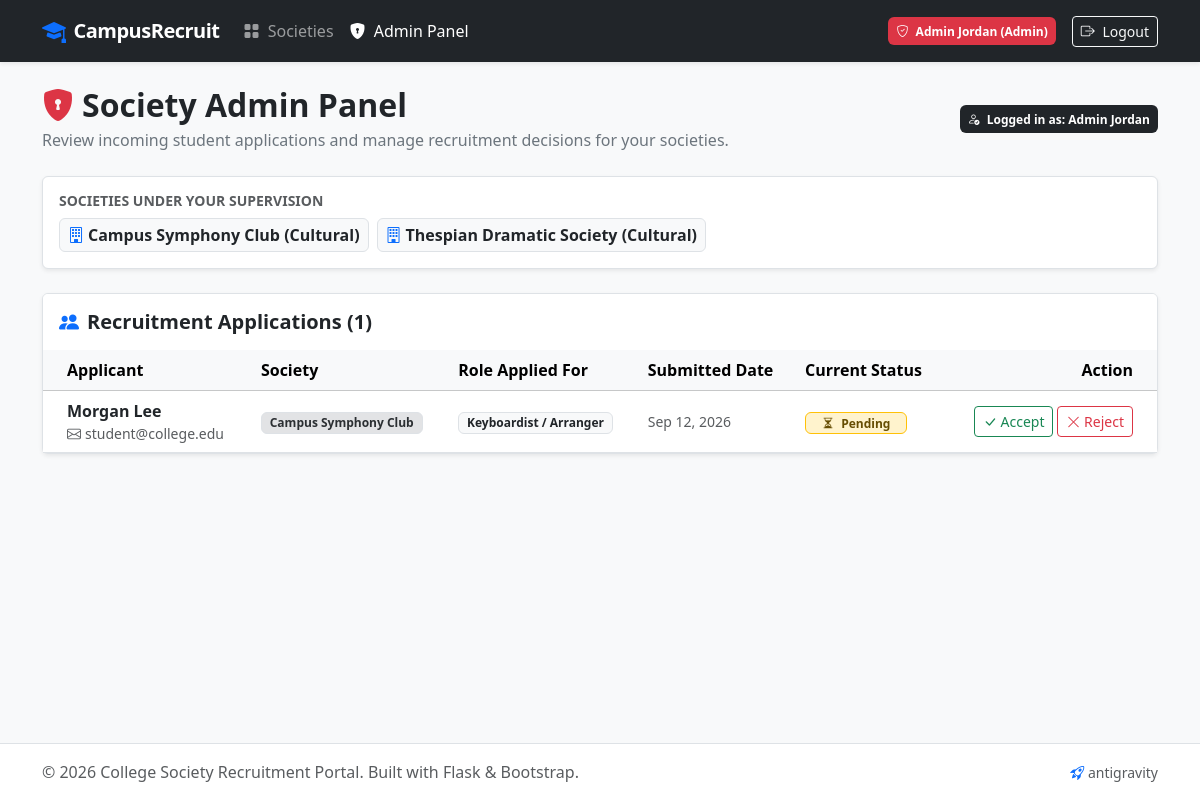
/admin (signed in), run on the app's committed database.
### app.py (models this page shows, shortened)
class User(UserMixin, db.Model):
    __tablename__ = 'users'
    id = db.Column(db.Integer, primary_key=True)
    name = db.Column(db.String(100), nullable=False)
    email = db.Column(db.String(120), unique=True, nullable=False, index=True)
    password_hash = db.Column(db.String(256), nullable=False)
    role = db.Column(db.String(20), nullable=False, default='student')  # 'student' or 'admin'
    managed_societies = db.relationship('Society', backref='admin', lazy=True)
    applications = db.relationship('Application', backref='student', lazy=True)
    def is_admin(self):
        return self.role == 'admin'

class Society(db.Model):
    __tablename__ = 'societies'
    id = db.Column(db.Integer, primary_key=True)
    name = db.Column(db.String(100), nullable=False)
    description = db.Column(db.Text, nullable=False)
    category = db.Column(db.String(50), nullable=False)  # e.g., 'Tech', 'Cultural', 'Sports'
    admin_id = db.Column(db.Integer, db.ForeignKey('users.id'), nullable=False)
    applications = db.relationship('Application', backref='society', lazy=True, cascade='all, delete-orphan')

class Application(db.Model):
    __tablename__ = 'applications'
    id = db.Column(db.Integer, primary_key=True)
    student_id = db.Column(db.Integer, db.ForeignKey('users.id'), nullable=False)
    society_id = db.Column(db.Integer, db.ForeignKey('societies.id'), nullable=False)
    role_applied_for = db.Column(db.String(100), nullable=False)
    status = db.Column(db.String(20), nullable=False, default='Pending')  # 'Pending', 'Accepted', 'Rejected'
    applied_at = db.Column(db.DateTime, default=lambda: datetime.now(timezone.utc))

### app.py (the view)
@app.route('/admin')
@admin_required
def admin_panel():
    managed_societies = Society.query.filter_by(admin_id=current_user.id).all()
    managed_society_ids = [s.id for s in managed_societies]
    applications = []
    if managed_society_ids:
        applications = Application.query.filter(
            Application.society_id.in_(managed_society_ids)
        ).order_by(Application.applied_at.desc()).all()
    return render_template(
        'admin.html',
        managed_societies=managed_societies,
        applications=applications
    )

### app.py (called while the page is built)
@login_manager.user_loader
def load_user(user_id):
    return db.session.get(User, int(user_id))

def admin_required(f):
    @wraps(f)
    @login_required
    def decorated_function(*args, **kwargs):
        if not current_user.is_admin():
            abort(403)
        return f(*args, **kwargs)
    return decorated_function

### templates/admin.html (shortened to what this page needs)
{% extends 'layout.html' %}
{% block content %}
<div class="row mb-4 align-items-center">
    <div class="col-md-8">
        <h2 class="fw-bold mb-1">
            <i class="bi bi-shield-lock-fill text-danger me-2"></i>Society Admin Panel
        </h2>
        <p class="text-secondary mb-0">Review incoming student applications and manage recruitment decisions for your societies.</p>
    </div>
    <div class="col-md-4 text-md-end mt-3 mt-md-0">
        <span class="badge bg-dark p-2">
            <i class="bi bi-person-check me-1"></i> Logged in as: {{ current_user.name }}
        </span>
    </div>
</div>
<div class="card mb-4 border shadow-sm">
    <div class="card-body">
        <h6 class="fw-bold text-uppercase text-muted small mb-2">Societies Under Your Supervision</h6>
        <div class="d-flex flex-wrap gap-2">
            {% for s in managed_societies %}
                <span class="badge bg-light text-dark border p-2 fs-6">
                    <i class="bi bi-building me-1 text-primary"></i>{{ s.name }} ({{ s.category }})
                </span>
            {% else %}
                <span class="text-muted small">No societies are currently assigned to your admin account.</span>
            {% endfor %}
        </div>
    </div>
</div>
<div class="card shadow-sm border">
    <div class="card-header bg-white py-3 border-0 d-flex justify-content-between align-items-center">
        <h5 class="fw-bold mb-0">
            <i class="bi bi-people-fill text-primary me-2"></i>Recruitment Applications ({{ applications|length }})
        </h5>
    </div>
    {% if applications %}
        <div class="table-responsive">
            <table class="table table-hover align-middle mb-0">
                <thead class="table-light">
                    <tr>
                        <th scope="col" class="ps-4">Applicant</th>
                        <th scope="col">Society</th>
                        <th scope="col">Role Applied For</th>
                        <th scope="col">Submitted Date</th>
                        <th scope="col">Current Status</th>
                        <th scope="col" class="text-end pe-4">Action</th>
                    </tr>
                </thead>
                <tbody>
                    {% for app in applications %}
                        <tr>
                            <td class="ps-4">
                                <div class="fw-bold text-dark">{{ app.student.name }}</div>
                                <div class="text-muted small"><i class="bi bi-envelope me-1"></i>{{ app.student.email }}</div>
                            </td>
                            <td>
                                <span class="badge bg-secondary-subtle text-secondary-emphasis border">
                                    {{ app.society.name }}
                                </span>
                            </td>
                            <td>
                                <span class="badge bg-light text-dark border">{{ app.role_applied_for }}</span>
                            </td>
                            <td class="text-muted small">
                                {{ app.applied_at.strftime('%b %d, %Y') if app.applied_at else 'Recent' }}
                            </td>
                            <td>
                                {% if app.status == 'Accepted' %}
                                    <span class="badge bg-success-subtle text-success border border-success px-3 py-1">
                                        <i class="bi bi-check-circle-fill me-1"></i> Accepted
                                    </span>
                                {% elif app.status == 'Rejected' %}
                                    <span class="badge bg-danger-subtle text-danger border border-danger px-3 py-1">
                                        <i class="bi bi-x-circle-fill me-1"></i> Rejected
                                    </span>
                                {% else %}
                                    <span class="badge bg-warning-subtle text-warning-emphasis border border-warning px-3 py-1">
                                        <i class="bi bi-hourglass-split me-1"></i> Pending
                                    </span>
                                {% endif %}
                            </td>
                            <td class="text-end pe-4">
                                <div class="btn-group" role="group">
                                    <form method="POST" action="{{ url_for('update_status', application_id=app.id) }}" class="d-inline">
                                        <button type="submit" class="btn btn-outline-success btn-sm me-1" {% if app.status == 'Accepted' %}disabled{% endif %} title="Accept Applicant">
                                            <i class="bi bi-check-lg"></i> Accept
                                        </button>
                                    </form>
                                    <form method="POST" action="{{ url_for('update_status', application_id=app.id) }}" class="d-inline">
                                        <button type="submit" class="btn btn-outline-danger btn-sm" {% if app.status == 'Rejected' %}disabled{% endif %} title="Reject Applicant">
                                            <i class="bi bi-x-lg"></i> Reject
                                        </button>
                                    </form>
                                </div>
                            </td>
                        </tr>
                    {% endfor %}
                </tbody>
            </table>
        </div>
    {% else %}
        <div class="text-center py-5">
            <i class="bi bi-inbox fs-1 text-muted"></i>
            <h5 class="mt-3 text-muted">No applications submitted yet.</h5>
            <p class="text-muted small">When students apply to your societies, their applications will appear here for review.</p>
        </div>
    {% endif %}
</div>
{% endblock %}

### templates/layout.html (shortened to what this page needs)
<!DOCTYPE html>
<html lang="en">
<head>
    <link href="https://cdn.jsdelivr.net/npm/bootstrap@5.3.3/dist/css/bootstrap.min.css" rel="stylesheet">
    <link rel="stylesheet" href="https://cdn.jsdelivr.net/npm/bootstrap-icons@1.11.3/font/bootstrap-icons.min.css">
</head>
<body>
    <nav class="navbar navbar-expand-lg navbar-dark bg-dark sticky-top shadow-sm">
        <div class="container">
            <a class="navbar-brand d-flex align-items-center" href="{{ url_for('index') }}">
                <i class="bi bi-mortarboard-fill text-primary me-2 fs-4"></i>
                <span>CampusRecruit</span>
            </a>
            <div class="collapse navbar-collapse" id="navbarMain">
                <ul class="navbar-nav me-auto mb-2 mb-lg-0">
                    <li class="nav-item">
                        <a class="nav-link {% if request.endpoint == 'index' %}active{% endif %}" href="{{ url_for('index') }}">
                            <i class="bi bi-grid-fill me-1"></i> Societies
                        </a>
                    </li>
                    {% if current_user.is_authenticated %}
                        {% if current_user.role == 'student' %}
                            <li class="nav-item">
                                <a class="nav-link {% if request.endpoint == 'dashboard' %}active{% endif %}" href="{{ url_for('dashboard') }}">
                                    <i class="bi bi-speedometer2 me-1"></i> My Dashboard
                                </a>
                            </li>
                        {% elif current_user.role == 'admin' %}
                            <li class="nav-item">
                                <a class="nav-link {% if request.endpoint == 'admin_panel' %}active{% endif %}" href="{{ url_for('admin_panel') }}">
                                    <i class="bi bi-shield-lock-fill me-1"></i> Admin Panel
                                </a>
                            </li>
                        {% endif %}
                    {% endif %}
                </ul>
                <ul class="navbar-nav ms-auto align-items-lg-center">
                    {% if current_user.is_authenticated %}
                        <li class="nav-item me-lg-3 my-2 my-lg-0">
                            <span class="badge {% if current_user.role == 'admin' %}bg-danger{% else %}bg-secondary{% endif %} p-2">
                                <i class="bi {% if current_user.role == 'admin' %}bi-shield-check{% else %}bi-person{% endif %} me-1"></i>
                                {{ current_user.name }} ({{ current_user.role|capitalize }})
                            </span>
                        </li>
                        <li class="nav-item">
                            <a class="btn btn-outline-light btn-sm" href="{{ url_for('logout') }}">
                                <i class="bi bi-box-arrow-right me-1"></i> Logout
                            </a>
                        </li>
                    {% endif %}
                </ul>
            </div>
        </div>
    </nav>
    <main class="main-content py-4">
        <div class="container">
            {% block content %}{% endblock %}
        </div>
    </main>
    <footer class="bg-white border-top py-3 text-center text-muted">
        <div class="container d-flex flex-wrap justify-content-between align-items-center">
            <span>&copy; 2026 College Society Recruitment Portal. Built with Flask &amp; Bootstrap.</span>
            <span>
                <a href="{{ url_for('fly') }}" class="text-decoration-none text-muted small" title="Antigravity Easter Egg">
                    <i class="bi bi-rocket-takeoff text-primary"></i> antigravity
                </a>
            </span>
        </div>
    </footer>
</body>
</html>

### templates/layout.html (style rules this page uses)
body { background-color: #f8f9fa; min-height: 100vh; display: flex; flex-direction: column; }
.main-content { flex: 1 0 auto; }
.navbar-brand { font-weight: 700; letter-spacing: -0.5px; }
.card { border: none; box-shadow: 0 0.125rem 0.25rem rgba(0, 0, 0, 0.075); transition: transform 0.2s ease, box-shadow 0.2s ease; }
footer { margin-top: auto; }

### data on the page
User: name "Admin Jordan", role "Admin"
Society: name "Campus Symphony Club", category "Cultural"
Society: name "Thespian Dramatic Society", category "Cultural"
Application: student.name "Morgan Lee", student.email "student@college.edu", society.name "Campus Symphony Club", role_applied_for "Keyboardist / Arranger", applied_at "Sep 12, 2026", status "Pending"

### other printed values
{{ applications|length }} "1"
